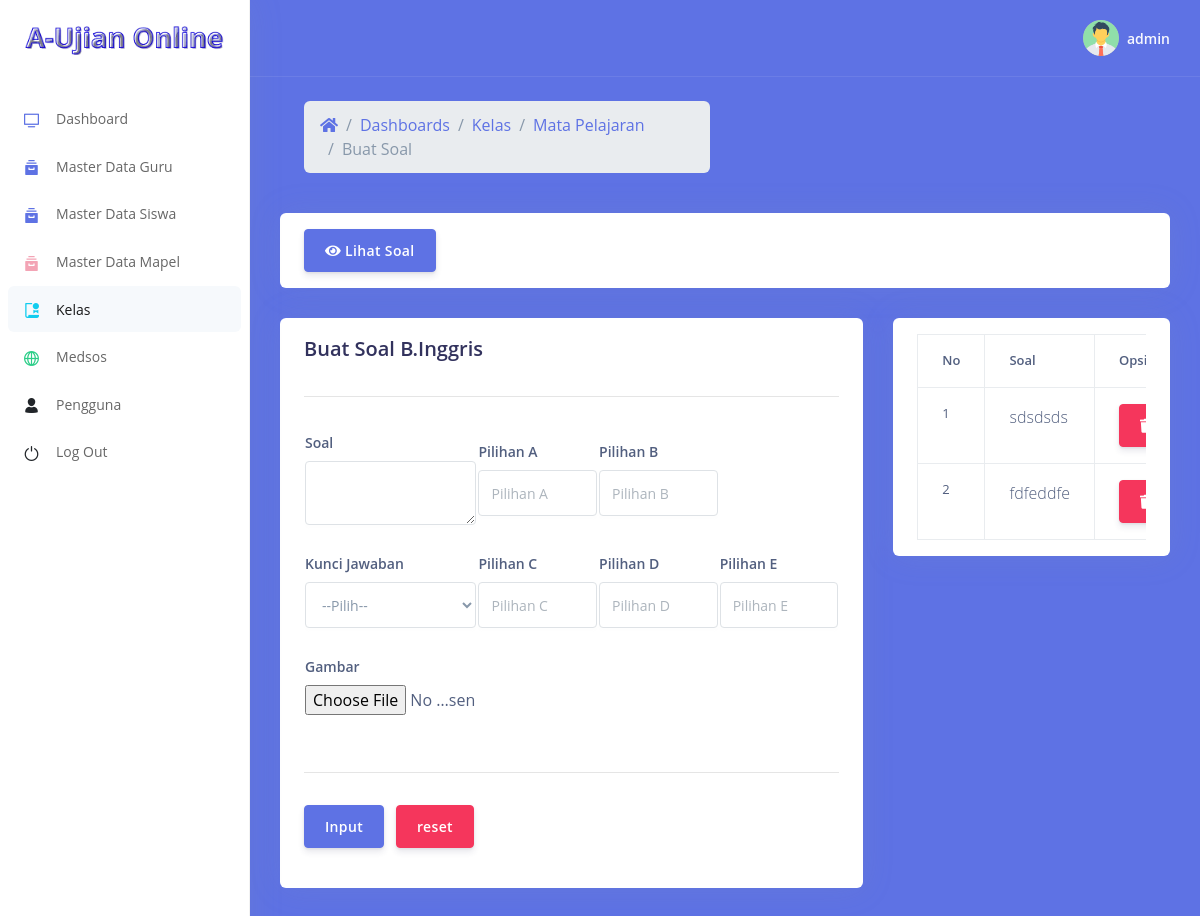
The app's page /kelas/buat_soal.php?kode_kelas=XTKJB&kode_mapel=BENG&jenis_ujian=TKDCORE (signed in) with its own data.
### tables this page shows
CREATE TABLE `mapel` (
  `kode_mapel` varchar(20) NOT NULL,
  `nama_mapel` varchar(50) NOT NULL
);

CREATE TABLE `soal` (
  `id_soal` int(11) NOT NULL,
  `soal` text NOT NULL,
  `a` text NOT NULL,
  `b` text NOT NULL,
  `c` text NOT NULL,
  `d` text NOT NULL,
  `e` text NOT NULL,
  `knc_jawaban` varchar(10) NOT NULL,
  `kode_kelas` varchar(20) NOT NULL,
  `kode_mapel` varchar(20) NOT NULL,
  `jenis_ujian` varchar(30) NOT NULL,
  `foto` text NOT NULL
);

### kelas/buat_soal.php (the view, shortened to what this page needs)
<?php
include "../koneksi.php";
$kode_kelas = mysqli_real_escape_string($koneksi, $_GET['kode_kelas']);
$kode_mapel = mysqli_real_escape_string($koneksi, $_GET['kode_mapel']);
$jenis_ujian = mysqli_real_escape_string($koneksi, $_GET['jenis_ujian']);
?>
<!DOCTYPE html>
<html>
<head>
  <link rel="stylesheet" href="../assets/vendor/nucleo/css/nucleo.css" type="text/css">
  <link rel="stylesheet" href="../assets/vendor/@fortawesome/fontawesome-free/css/all.min.css" type="text/css">
  <link rel="stylesheet" href="../assets/css/argon.css?v=1.2.0" type="text/css">
</head>
<body>
  <nav class="sidenav navbar navbar-vertical  fixed-left  navbar-expand-xs navbar-light bg-white" id="sidenav-main">
    <div class="scrollbar-inner">
      <div class="sidenav-header  align-items-center">
        <a class="navbar-brand" href="javascript:void(0)">
          <img src="../assets/img/brand/aplikasi-ujian.png" class="navbar-brand-img" alt="...">
        </a>
      </div>
      <div class="navbar-inner">
        <div class="collapse navbar-collapse" id="sidenav-collapse-main">
          <ul class="navbar-nav">
            <li class="nav-item">
              <a class="nav-link" href="../index.php">
                <i class="ni ni-tv-2 text-primary"></i>
                <span class="nav-link-text">Dashboard</span>
              </a>
            </li>
            <li class="nav-item">
              <a class="nav-link" href="../guru/data_guru.php">
                <i class="ni ni-archive-2 text-primary"></i>
                <span class="nav-link-text">Master Data Guru</span>
              </a>
            </li>
            <li class="nav-item">
              <a class="nav-link" href="../siswa/data_siswa.php">
                <i class="ni ni-archive-2 text-primary"></i>
                <span class="nav-link-text">Master Data Siswa</span>
              </a>
            </li>
            <li class="nav-item">
              <a class="nav-link" href="../mapel/mapel.php">
                <i class="ni ni-archive-2 text-pink"></i>
                <span class="nav-link-text">Master Data Mapel</span>
              </a>
            </li>
            <li class="nav-item">
              <a class="nav-link active" href="kelas.php">
                <i class="ni ni-paper-diploma text-info"></i>
                <span class="nav-link-text">Kelas</span>
              </a>
            </li>
            <li class="nav-item">
              <a class="nav-link" href="../medsos/medsos.php">
                <i class="ni ni-world-2 text-success"></i>
                <span class="nav-link-text">Medsos</span>
              </a>
            </li>
            <li class="nav-item">
              <a class="nav-link" href="../pengguna/pengguna.php">
                <i class="ni ni-single-02 text-dark"></i>
                <span class="nav-link-text">Pengguna</span>
              </a>
            </li>
            <li class="nav-item">
              <a class="nav-link" href="../logout.php">
                <i class="ni ni-button-power text-dark"></i>
                <span class="nav-link-text">Log Out</span>
              </a>
            </li>
          </ul>
        </div>
      </div>
    </div>
  </nav>
  <div class="main-content" id="panel">
    <nav class="navbar navbar-top navbar-expand navbar-dark bg-primary border-bottom">
      <div class="container-fluid">
        <div class="collapse navbar-collapse" id="navbarSupportedContent">
          <ul class="navbar-nav align-items-center  ml-auto ml-md-0 ">
            <li class="nav-item dropdown">
              <a class="nav-link pr-0" href="#" role="button" data-toggle="dropdown" aria-haspopup="true" aria-expanded="false">
                <div class="media align-items-center">
                  <span class="avatar avatar-sm rounded-circle">
                    <img alt="Image placeholder" src="../assets/img/user.png">
                  </span>
                  <div class="media-body  ml-2  d-none d-lg-block">
                    <span class="mb-0 text-sm  font-weight-bold"><?= $_SESSION['username']; ?></span>
                  </div>
                </div>
              </a>
            </li>
          </ul>
        </div>
      </div>
    </nav>
    <div class="header bg-primary pb-6">
      <div class="container-fluid">
        <div class="header-body">
          <div class="row align-items-center py-4">
            <div class="col-lg-6 col-7">
              <nav aria-label="breadcrumb" class="d-none d-md-inline-block ml-md-4">
                <ol class="breadcrumb breadcrumb-links breadcrumb-dark">
                  <li class="breadcrumb-item"><a href="#"><i class="fas fa-home"></i></a></li>
                  <li class="breadcrumb-item"><a href="../index.php">Dashboards</a></li>
                  <li class="breadcrumb-item"><a href="kelas.php">Kelas</a></li>
                  <li class="breadcrumb-item"><a href="mapel.php?kode_kelas=<?= $kode_kelas ?>">Mata Pelajaran</a></li>
                  <li class="breadcrumb-item active" aria-current="page">Buat Soal</li>
                </ol>
              </nav>
            </div>
          </div>
          <div class="row">
            <div class="col-xl-12">
              <div class="card  card-stats">
                <div class="card-body">
                  <a href="bank_soal.php?kode_kelas=<?= $kode_kelas ?>&kode_mapel=<?= $kode_mapel ?>&jenis_ujian=<?= $jenis_ujian ?>" class="btn btn-primary"><i class="fa fa-eye"></i> Lihat Soal</a>
                </div>
              </div>
            </div>
          </div>
          <div class="row">
            <div class="col-xl-8">
              <div class="card  card-stats">
                <div class="card-body">
                  <?php
                  $mapel = mysqli_query($koneksi,"SELECT * FROM mapel WHERE kode_mapel='$kode_mapel'");
                  while ($tampil = mysqli_fetch_array($mapel)) {
                   ?>
                   <h2>Buat Soal <?= $tampil['nama_mapel']; ?></h2>
                 <?php } ?>
                 <hr>
                 <form action="" method="post" enctype="multipart/form-data">
                  <table class="table-responsive">
                    <tr>
                      <td>
                       <div class="form-group">
                        <label class="form-control-label" for="soal">Soal</label>
                        <textarea name="soal" class="form-control" autofocus="autofocus">
                        </textarea>
                      </div>
                    </td>
                    <td>
                      <div class="form-group">
                        <label class="form-control-label" for="pilihan a">Pilihan A</label>
                        <input type="text" name="a" class="form-control" placeholder="Pilihan A" required="required">
                      </div>
                    </td>
                    <td>
                      <div class="form-group">
                        <label class="form-control-label" for="pilihan b">Pilihan B</label>
                        <input type="text" name="b" class="form-control" placeholder="Pilihan B" required="required">
                      </div>
                    </td>
                  </tr>
                  <tr>
                    <td>
                      <div class="form-group">
                        <label class="form-control-label" for="pilihan b">Kunci Jawaban</label>
                        <select name="knc_jawaban" class="form-control" required="required">
                          <option>--Pilih--</option>
                        </select>
                      </div>
                    </td>
                    <td>
                      <div class="form-group">
                        <label class="form-control-label" for="pilihan c">Pilihan C</label>
                        <input type="text" name="c" class="form-control" placeholder="Pilihan C" required="required">
                      </div>
                    </td>
                    <td>
                      <div class="form-group">
                        <label class="form-control-label" for="pilihan d">Pilihan D</label>
                        <input type="text" name="d" class="form-control" placeholder="Pilihan D" required="required">
                      </div>
                    </td>
                    <td>
                      <div class="form-group">
                        <label class="form-control-label" for="pilihan d">Pilihan E</label>
                        <input type="text" name="e" class="form-control" placeholder="Pilihan E" required="required">
                      </div>
                    </td>
                  </tr>
                  <tr>
                    <td>
                      <div class="form-group">
                        <label class="form-control-label">Gambar</label>
                        <input type="file" name="foto" class="form-control-file">
                      </div>
                    </td>
                  </tr>
                </table>
                <hr>
                <div class="form-group">
                  <input type="submit" name="simpan" class="btn btn-primary" value="Input">
                  <input type="reset" name="simpan" class="btn btn-danger" value="reset">
                </div>
              </form>
            </div>
          </div>
        </div>
        <div class="col-lg-4">
          <div class="card card-stats">
            <div class="card-body">
              <div class="table-responsive">
                <table class="table table-bordered" id="example" width="100%" cellspacing="0">
                  <tr>
                    <th>No</th>
                    <th>Soal</th>
                    <th>Opsi</th>
                  </tr>
                  <?php
                  $no = 1;
                  $soal = mysqli_query($koneksi,"SELECT * FROM soal WHERE kode_kelas='$kode_kelas' AND kode_mapel='$kode_mapel' AND jenis_ujian='$jenis_ujian'");
                  while ($tampil = mysqli_fetch_array($soal)) {
                    $kode_kelas = $tampil['kode_kelas'];
                    ?>
                    <tr>
                      <td><?= $no++; ?></td>
                      <td><?= $tampil['soal']; ?></td>
                      <td><a onclick="return confirm('Yakin hapus Soal ini !!!')" class="btn btn-danger" href="hapus.php?aksi=hapus&id_soal=<?= $tampil['id_soal']; ?>&kode_kelas=<?= $kode_kelas ?>&jenis_ujian=<?= $jenis_ujian ?>"><i class="fa fa-trash"></i></a></td>
                    </tr>
                  <?php } ?>
                </table>
              </div>
            </div>
          </div>
        </div>
      </div>
    </div>
  </div>
</div>
</div>
</body>
</html>

### records on screen
mapel: nama_mapel "B.Inggris"
soal: soal "sdsdsds"
soal: soal "fdfeddfe"

### other values on screen
$_SESSION['username'] "admin"
